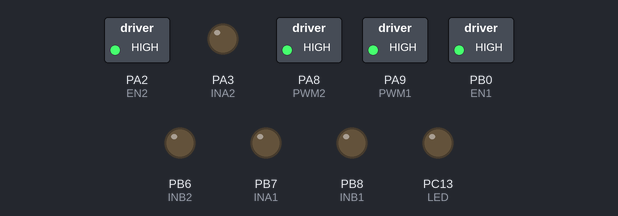
A sketch run on a simulated STM32 Blue Pill. Shown: switched loads named in the sketch (green lamp = pin HIGH), output pins drawn as LEDs (lit = HIGH). The ROS host is connected and sends only what is stated.

Above: at 0.3 s.
Timing chart, 0 to 1.8 s (numbered marks = the images above):
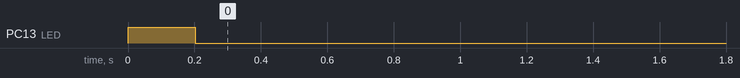

The sketch:

arm-run-master.ino
```cpp
// NOTE all outputs are ACTIVE LOW

HardwareTimer timer(3);

#include <stdlib.h>
#include <ros.h>
#include <std_msgs/Int32MultiArray.h>

#include <mcp_can.h>
#include <SPI.h>

#define SPI_CS_PIN PA4
MCP_CAN CAN (SPI_CS_PIN);


#define LED PC13

#define PWM1 PA9
#define INB1 PB8
#define INA1 PB7
#define EN1  PB0

#define PWM2 PA8
#define INB2 PB6
#define INA2 PA3
#define EN2  PA2

#define PWMMAX 0xFFFF

void callback (const std_msgs::Int32MultiArray& msg);
void initAndClearOutputs ();
void fixPWM ();
void initCAN ();
void updatePinBuff ();
void writeMotors ();
void writeCanBus ();

ros::NodeHandle nh;
ros::Subscriber<std_msgs::Int32MultiArray> sub ("stm_write", callback);

// for CAN
#define STD_FRAME 0
#define ID_A 0xF1
#define ID_B 0xF2

#define WRITE_INTERVAL 20
#define LOST_COMM_INTERVAL 200
unsigned long last_write_time = 0;
unsigned long last_comm_time = 0;
unsigned long curr_time = 0;

#define INP_LEN 6
int32_t recv_buff[INP_LEN] = {0, 0, 0, 0, 0, 0};

// PWM, EN, INA, INB (in that order)
uint8_t pin_buff[INP_LEN * 4];
uint8_t *motor_buff = pin_buff;
//uint8_t *can_buff = pin_buff + 8;

void setup () {
  fixPWM ();
  initAndClearOutputs ();
  updatePinBuff();
  writeMotors();
  initCAN();
  writeCanBus();

  curr_time = millis();
  last_write_time = curr_time;
  last_comm_time = curr_time;

  nh.initNode ();
  nh.subscribe (sub);
}

void loop () {
  curr_time = millis();
  nh.spinOnce ();

  if (curr_time - last_comm_time > LOST_COMM_INTERVAL)
  {
    for (int i = 0; i < INP_LEN; i++)
      recv_buff[i] = 0;
    last_comm_time = curr_time;
    digitalWrite (LED, LOW);
  }

  updatePinBuff();
  writeMotors();
  if (curr_time - last_write_time > WRITE_INTERVAL)
  {
    writeCanBus();
    last_write_time = curr_time;
  }
}


void callback (const std_msgs::Int32MultiArray& msg) {
  if (msg.layout.dim[0].size != INP_LEN ||
    msg.layout.dim[0].stride != INP_LEN || msg.layout.data_offset != 0)
  {
    return;
  }

  for (int i = 0; i < INP_LEN; i++)
    recv_buff[i] = msg.data[i];

  last_comm_time = curr_time;
  digitalWrite (LED, HIGH);
}

void updatePinBuff () {
  for (int i = 0; i < INP_LEN; i++)
  {
    int pwm, en, ina, inb;
    en = recv_buff[i] == 0;
    ina = recv_buff[i] < 0;
    inb = recv_buff[i] > 0;
    pwm = 0xFF - (inb ? recv_buff[i] : -recv_buff[i]);

    pin_buff[4*i+0] = pwm;
    pin_buff[4*i+1] = en;
    pin_buff[4*i+2] = ina;
    pin_buff[4*i+3] = inb;
  }
}

void writeCanBus () {
  CAN.sendMsgBuf(ID_A, STD_FRAME, 8, pin_buff+8);
  CAN.sendMsgBuf(ID_B, STD_FRAME, 8, pin_buff+16);
}

void writeMotors () {
  // motor_buff in this order: pwm, en, ina, inb
  pwmWrite (PWM1,     motor_buff[0]*PWMMAX/0xFF);
  digitalWrite (EN1,  motor_buff[1]);
  digitalWrite (INA1, motor_buff[2]);
  digitalWrite (INB1, motor_buff[3]);
  pwmWrite (PWM2,     motor_buff[4]*PWMMAX/0xFF);
  digitalWrite (EN2,  motor_buff[5]);
  digitalWrite (INA2, motor_buff[6]);
  digitalWrite (INB2, motor_buff[7]);
}

void fixPWM() {
  timer.setPrescaleFactor(4);
  timer.setOverflow(1024);
  timer.refresh();
}

void initCAN () {
  Serial.begin(115200);
  digitalWrite (LED, LOW);

  while (CAN_OK != CAN.begin(CAN_500KBPS))
  {
      digitalWrite (LED, HIGH);
      delay (500);
      digitalWrite (LED, LOW);
      delay (500);
  }

  digitalWrite (LED, HIGH);
}

void initAndClearOutputs () {
  pinMode (LED, OUTPUT);
  pinMode (PWM1, PWM);
  pinMode (INB1, OUTPUT);
  pinMode (INA1, OUTPUT);
  pinMode (EN1, OUTPUT);
  pinMode (PWM2, PWM);
  pinMode (INB2, OUTPUT);
  pinMode (INA2, OUTPUT);
  pinMode (EN2, OUTPUT);

  digitalWrite (LED, HIGH);
  pwmWrite (PWM1, PWMMAX);
  digitalWrite (INB1, HIGH);
  digitalWrite (INA1, HIGH);
  digitalWrite (EN1, HIGH);
  pwmWrite (PWM2, PWMMAX);
  digitalWrite (INB2, HIGH);
  digitalWrite (INA2, HIGH);
  digitalWrite (EN2, HIGH);
}
```

Measured:
- by itself, PC13 (LED): HIGH → LOW at 0.20 s
